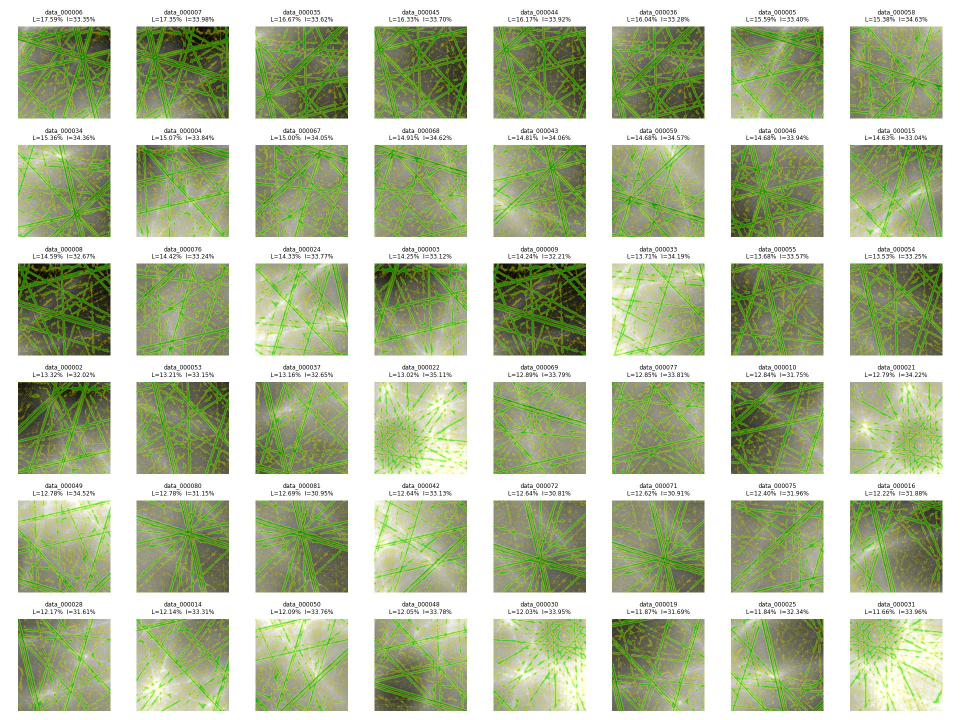
#> input picture docs/review_runs/route_b_line_mask_v1/patch_contact_sheet.jpg, 1920 x 1440 px (shown at 1/2 size)
$ python -i prepare_line_dataset.py   (imports and definitions only)
#> lines starting #> are read from the running program, lines starting #| are printed output that depends on the picture
"""Stage 1: prepare Kossel line dataset from X-ray TIF images.

Outputs into --out directory:
  previews/, responses/, pseudo_labels/, overlays/,
  patches/{images,labels,ignore}/, manifests/, reports/

This script does NOT train any model and does NOT run defect detection.
It only builds the data structures needed for later LineMaskNet training.

Run:
    python prepare_line_dataset.py --input data.tif --out line_stage1_dataset
"""

from __future__ import annotations

import argparse
import csv
import json
import sys
from pathlib import Path

import matplotlib

# [1 line not run here, left out]
import matplotlib.pyplot as plt
import numpy as np
import tifffile
from PIL import Image
from scipy import ndimage as ndi
from skimage.filters import frangi, meijering, sato
from skimage.morphology import binary_dilation, disk, remove_small_objects


# ----------------------------- CLI & directories -----------------------------


# [78 lines left out: functions parse_args, make_dirs, collect_inputs, read_tif, save_preview_png, save_response_pair and 1 more, not called in this run]


# ----------------------------- Response channels -----------------------------


def structure_coherence(img: np.ndarray, sigma_d: float = 2.0, sigma_s: float = 8.0) -> np.ndarray:
#> called with sigma_d = 2, sigma_s = 8
    gx = ndi.gaussian_filter(img, sigma_d, order=(0, 1))
    gy = ndi.gaussian_filter(img, sigma_d, order=(1, 0))
    Jxx = ndi.gaussian_filter(gx * gx, sigma_s)
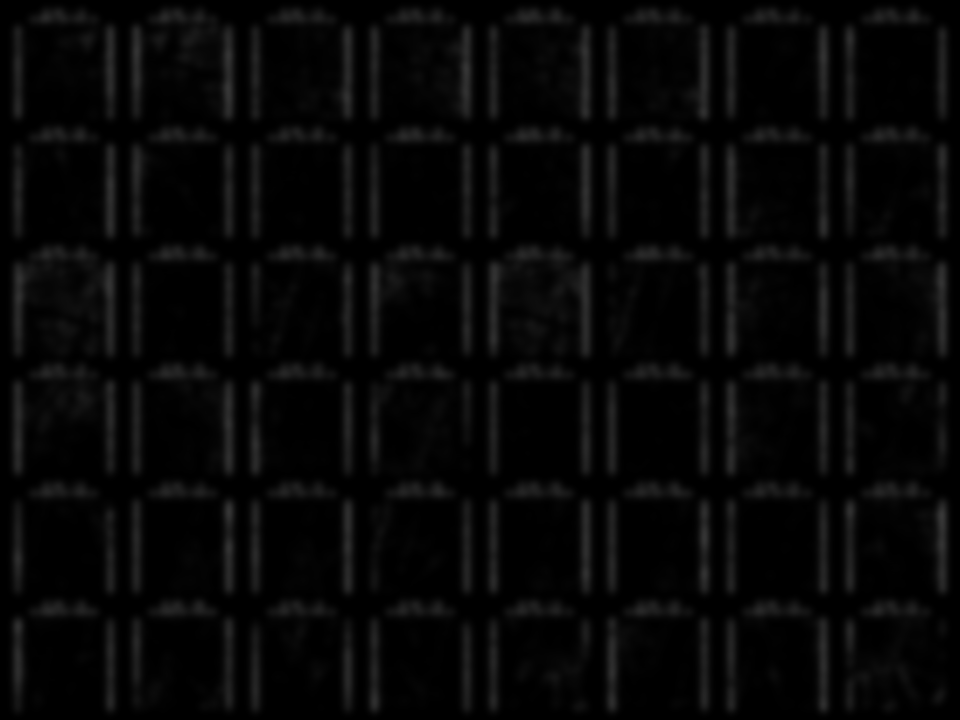
#> Jxx: shape (1440, 1920) (shown at 1/2 size); min 0, max 56, mean 7
    Jxy = ndi.gaussian_filter(gx * gy, sigma_s)
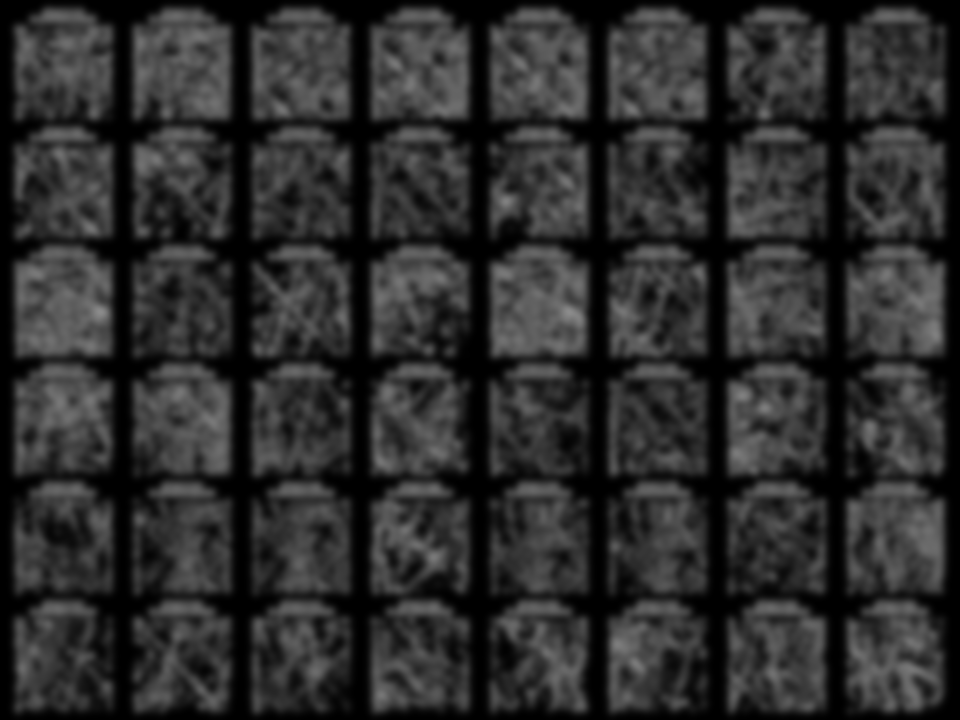
#> Jxy: shape (1440, 1920) (shown at 1/2 size); min 0, max 140, mean 45.5
    Jyy = ndi.gaussian_filter(gy * gy, sigma_s)
    trace = Jxx + Jyy
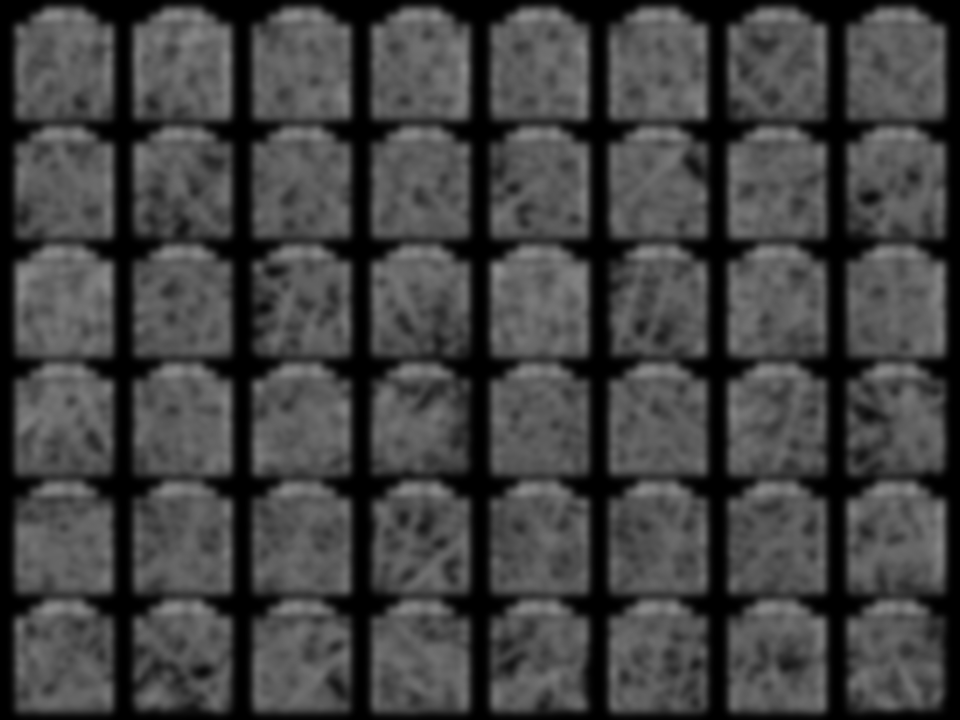
#> trace: shape (1440, 1920) (shown at 1/2 size); min 0, max 143, mean 66.6
    disc = np.sqrt(np.maximum(0.0, ((Jxx - Jyy) ** 2) / 4.0 + Jxy * Jxy))
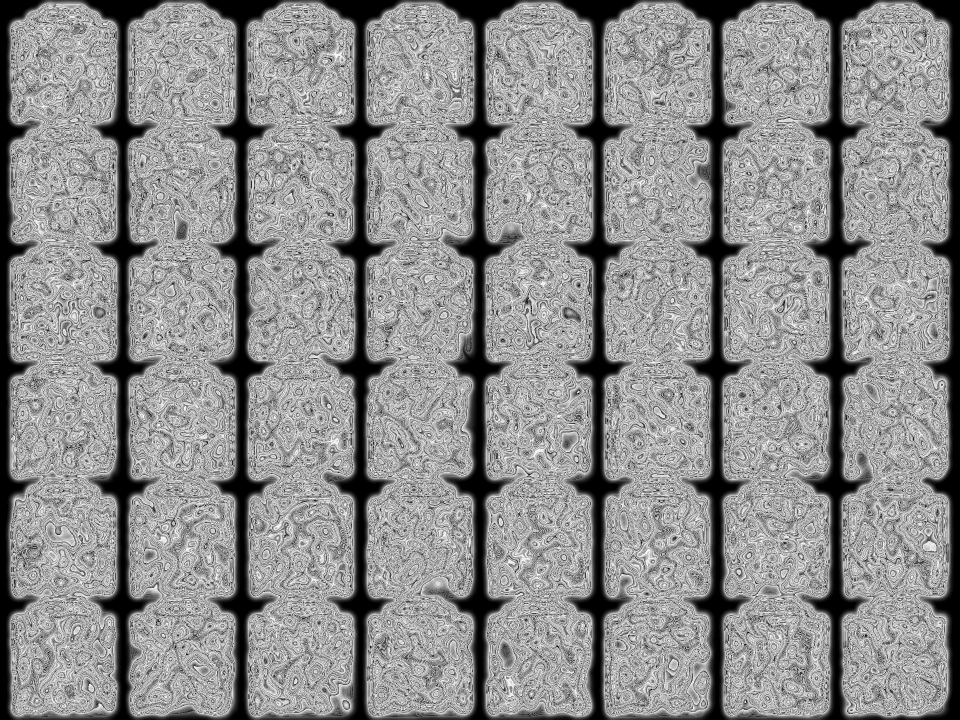
#> disc: shape (1440, 1920) float64 (shown at 1/2 size); min 0, max 17.64, mean 9.8; drawn with min black and max white
    lam1 = trace / 2.0 + disc
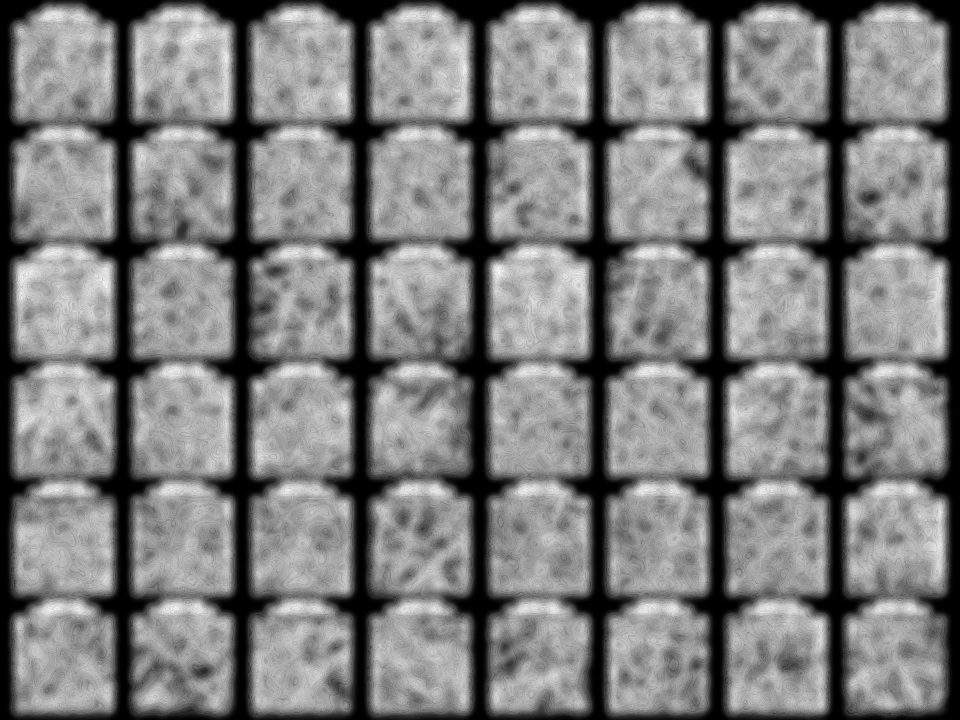
#> lam1: shape (1440, 1920) float64 (shown at 1/2 size); min 0, max 87.72, mean 43.1; drawn with min black and max white
    lam2 = trace / 2.0 - disc
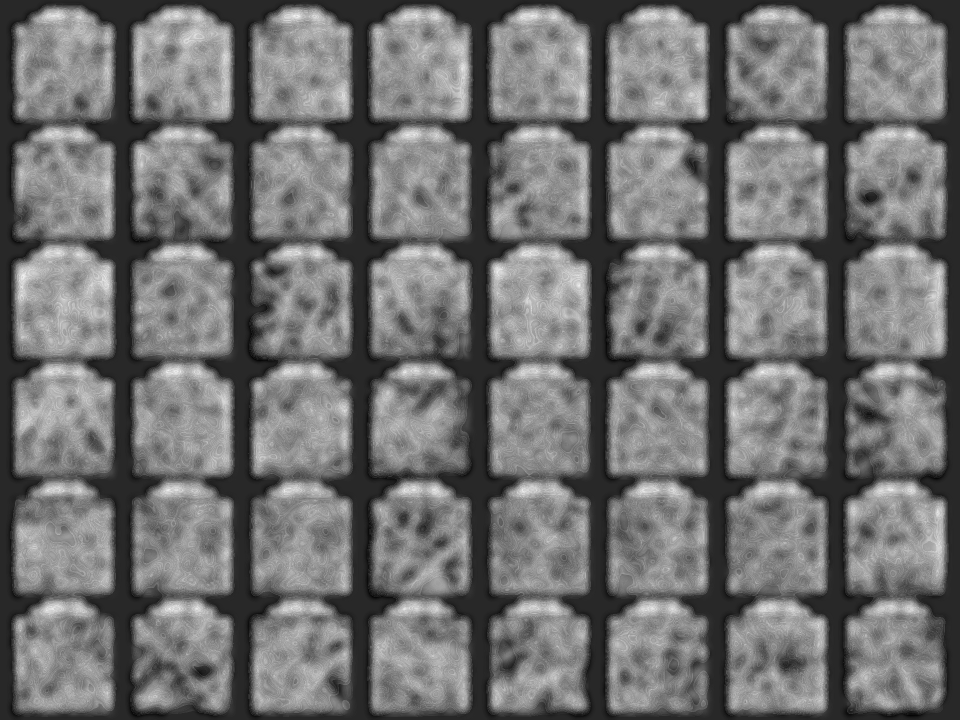
#> lam2: shape (1440, 1920) float64 (shown at 1/2 size); min -13.13, max 69, mean 23.5; drawn with min black and max white
    return ((lam1 - lam2) / (lam1 + lam2 + 1e-12)) ** 2


# [95 lines left out: functions fuse_responses, compute_responses, make_pseudo_labels, img_to_rgb, overlay_mask, not called in this run]


def save_rgb(rgb: np.ndarray, path: Path) -> None:
    Image.fromarray((np.clip(rgb, 0, 1) * 255).astype(np.uint8)).save(path)


# ----------------------------- Patch slicing ---------------------------------


# [279 lines left out: functions stack_channels, slice_patches, write_manifest, patch_contact_sheet, hard_cases_contact_sheet, process_image and 1 more, not called in this run]


# [2 lines not run here, left out]

>>> import cv2
>>> picture = cv2.imread('../../docs/review_runs/route_b_line_mask_v1/patch_contact_sheet.jpg', cv2.IMREAD_GRAYSCALE)
>>> result = structure_coherence(picture)

$ run again, on docs/review_runs/route_b_line_mask_v1/inference_contact_sheet.jpg
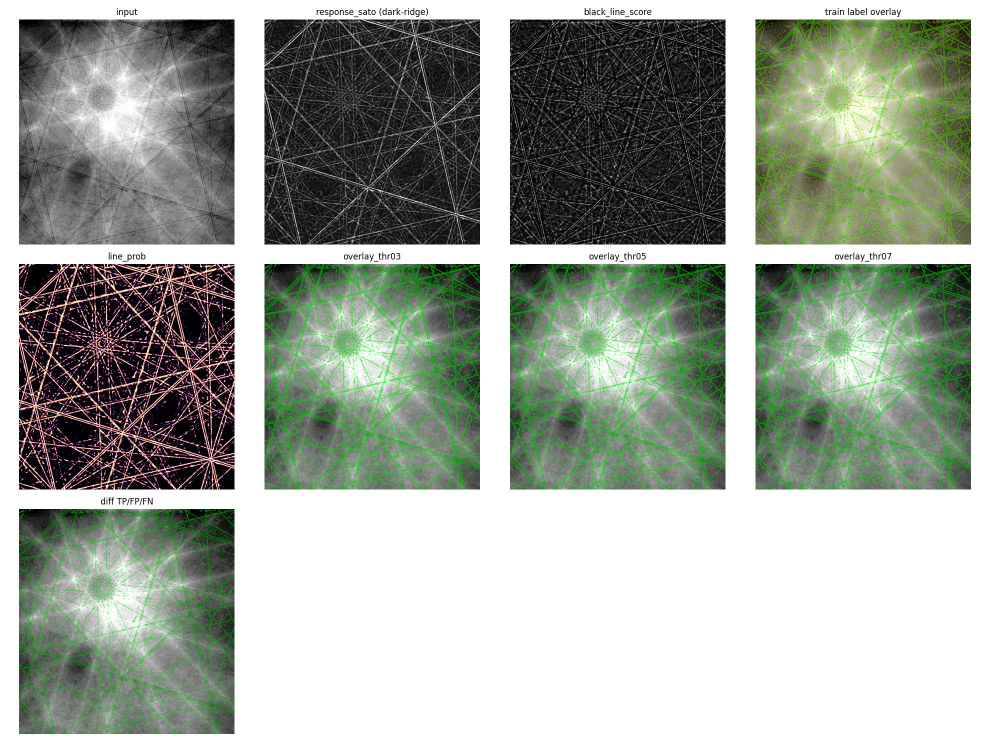
#> input picture docs/review_runs/route_b_line_mask_v1/inference_contact_sheet.jpg, 1980 x 1485 px (shown at 1/2 size)
#> in structure_coherence, `lam2 = trace / 2.0 - disc`:
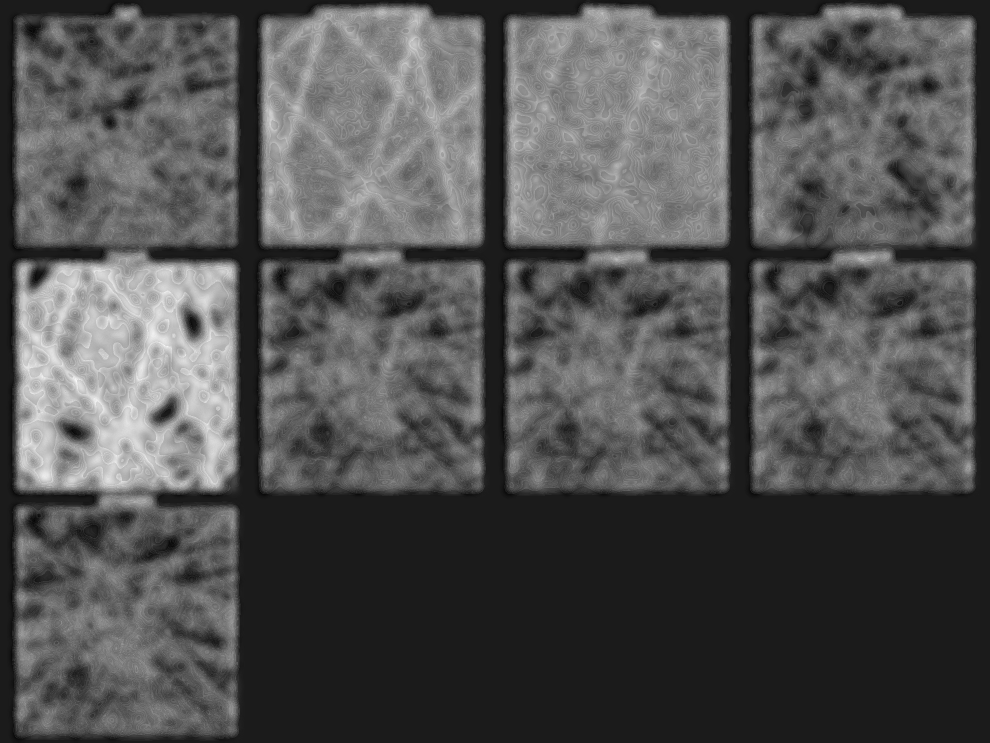
#> lam2: shape (1485, 1980) float64 (shown at 1/2 size); min -11.21, max 92, mean 22.1; drawn with min black and max white
#> in structure_coherence, `return ((lam1 - lam2) / (lam1 + lam2 + 1e-12)) ** 2`:
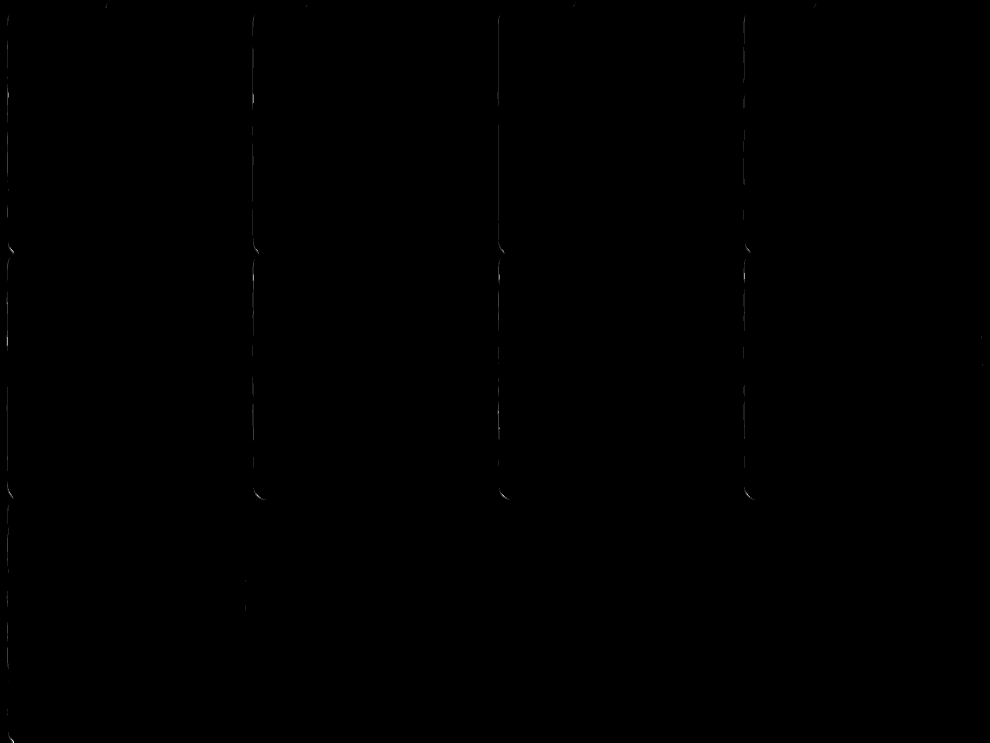
#> returned value: shape (1485, 1980) float64 (shown at 1/2 size); min 0, max 1.6e+25, mean 6.84e+21; drawn with min black and max white
